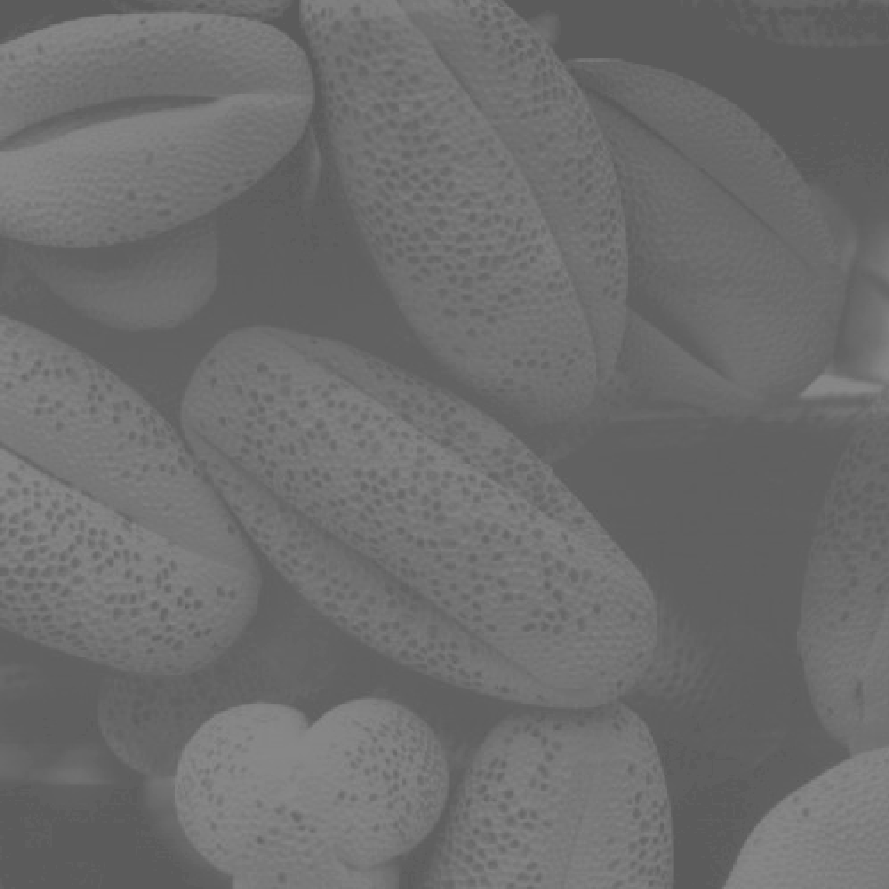
#> input picture img/polen.tif, 889 x 889 px
$ python janelamento.py
#> lines starting #> are read from the running program, lines starting #| are printed output that depends on the picture
import matplotlib.pyplot as plt
import cv2

def showImage(title, pos, effect = None):
    image = plt.subplot(pos)
    image.set_title(title)
    image.set_yticks([]), image.set_xticks([])
    image.imshow(cv2.cvtColor(img, cv2.COLOR_BGR2RGB), cmap = effect)

def getIntensityPercentage(image):
    intensities = []
    for i in range(256):
        intensities.append(0)
    for y in range(image.shape[0]):
        for x in range(image.shape[1]):
            g = image[y, x]
            intensities[g] += 100/(image.shape[0] * image.shape[1])
    return intensities

def makeHistogram(image, pos, intensities):
    intervals = ()
    for i in range(256):
        intervals += (i, )
    plot = plt.subplot(pos)
    plot.set_title("Histogram")
    plot.set_xlabel("Intensity")
    plot.bar(intervals, intensities, align = "center", width = 1)

def getThreshold(image, intensities):
    min, max = 0, 0
    for i in range(255, 0, -1):
        max = intensities[i]
        if max > 2:
            max = i
            break
        intensities[i - 1] += intensities[i]
        intensities[i] = 0
    for i in range(255):
        min = intensities[i]
        if min > 2:
            min = i
            break
        intensities[i + 1] += intensities[i]
        intensities[i] = 0
    print(f"Min: {min}, Max: {max}")
    return [min, max]

def transform(image, minMax):
    for y in range(image.shape[0]):
        for x in range(image.shape[1]):
            temp = (image[y, x] - minMax[0]) * (255/(minMax[1] - minMax[0]))
            if temp > 255:
                image[y, x] = 255
            else:
                image[y, x] = temp

minMax = [255, 0]
img = cv2.imread("img/polen.tif")
#> img is the input picture: shape (889, 889, 3); min 91, max 138, mean 109.1
img = cv2.cvtColor(img, cv2.COLOR_BGR2GRAY)
#> img: shape (889, 889)
#--show original--
showImage("Original Image", 221)
intensityVector = getIntensityPercentage(img)
#> after the loop in getIntensityPercentage, `for y in range(image.shape[0]):`: intensities = 256 values, max 7.62 at index 96, min 0 at index 0, mean 0.391
#> intensityVector has the same summary as intensities in getIntensityPercentage
makeHistogram(img, 223, intensityVector)
#--show windowed--
img = cv2.imread("img/polen.tif")
img = cv2.cvtColor(img, cv2.COLOR_BGR2GRAY)
minMax = getThreshold(img, getIntensityPercentage(img))
#> in getThreshold, `min, max = 0, 0`: min = 0
#> the loop in getThreshold, `for i in range(255, 0, -1):` made 123 passes
#> the loop in getThreshold, `for i in range(255):` made 92 passes
#| Min: 91, Max: 133
#> minMax = [91, 133]
transform(img, minMax)
#> after the loop in transform, `for y in range(image.shape[0]):`:
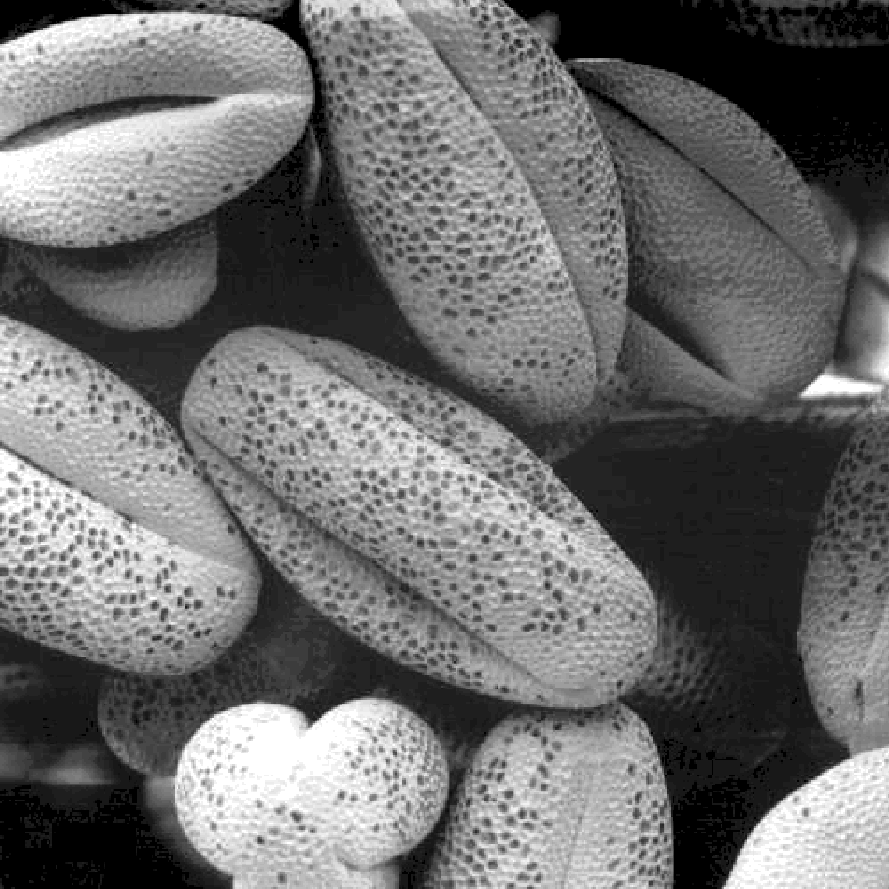
#> image: shape (889, 889); min 0, max 255, mean 109.3
showImage("Good one", 222)
makeHistogram(img, 224, getIntensityPercentage(img))
#> the loop in makeHistogram (call 2), `for i in range(256):` made 256 passes
#> intervals on passes 1 to 3: (0,), (0, 1), (0, 1, 2)
plt.show()
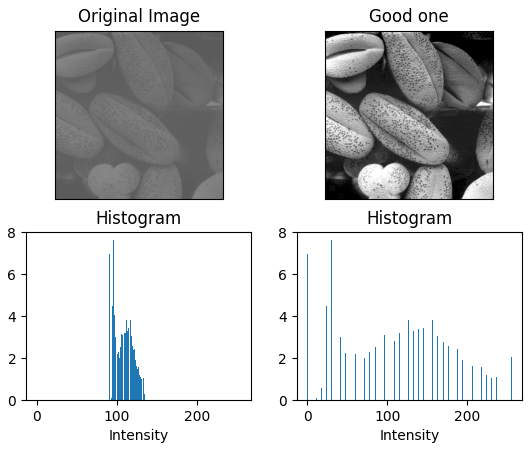
#> figure drawn by matplotlib, 4 panels; panel 2: tallest bar 7.62 high, from x = 95.5 to 96.5; panel 4: tallest bar 7.62 high, from x = 29.5 to 30.5
